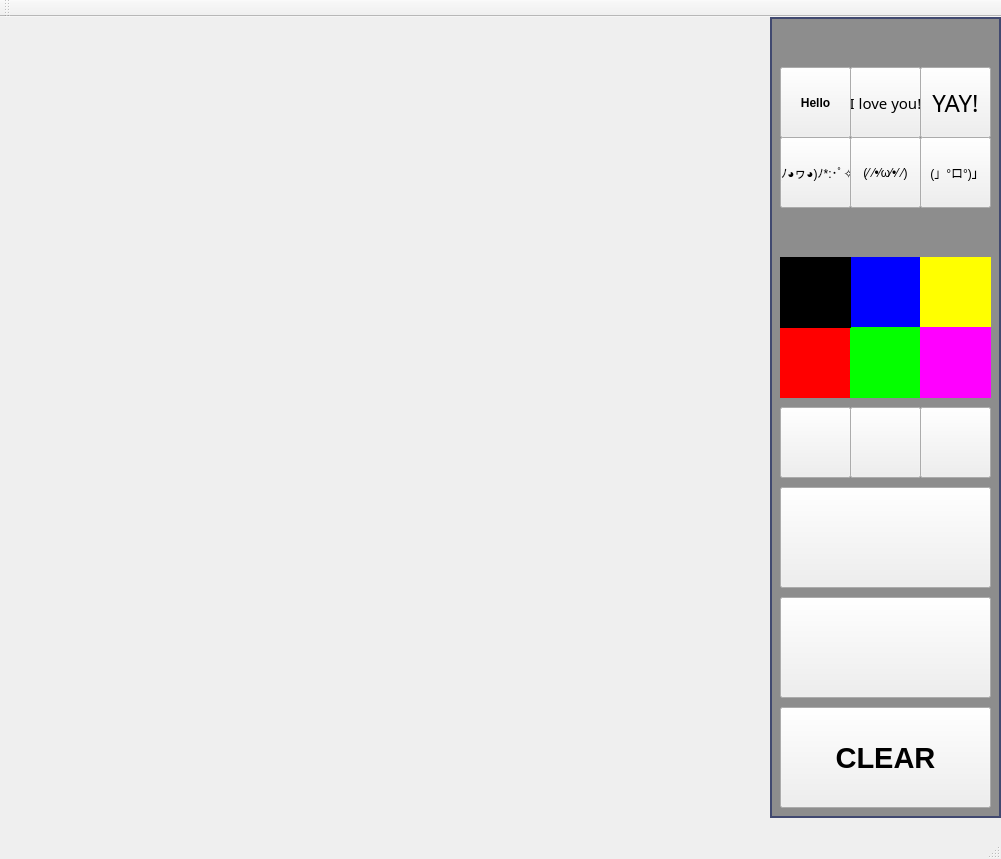
<?xml version="1.0" encoding="UTF-8"?>
<ui version="4.0">
 <class>MainWindow</class>
 <widget class="QMainWindow" name="MainWindow">
  <property name="geometry">
   <rect>
    <x>0</x>
    <y>0</y>
    <width>1001</width>
    <height>859</height>
   </rect>
  </property>
  <property name="windowTitle">
   <string>MainWindow</string>
  </property>
  <widget class="QWidget" name="centralWidget">
   <widget class="QWidget" name="verticalLayoutWidget">
    <property name="geometry">
     <rect>
      <x>0</x>
      <y>0</y>
      <width>771</width>
      <height>801</height>
     </rect>
    </property>
    <layout class="QVBoxLayout" name="scribblePlaceHolder"/>
   </widget>
   <widget class="QLabel" name="borderLabel">
    <property name="geometry">
     <rect>
      <x>770</x>
      <y>0</y>
      <width>231</width>
      <height>801</height>
     </rect>
    </property>
    <property name="styleSheet">
     <string notr="true">border: 2px solid rgb(65, 73, 112);
background-color:rgb(141, 141, 141)</string>
    </property>
    <property name="text">
     <string/>
    </property>
   </widget>
   <widget class="QPushButton" name="smallBrushButton">
    <property name="geometry">
     <rect>
      <x>780</x>
      <y>390</y>
      <width>71</width>
      <height>71</height>
     </rect>
    </property>
    <property name="styleSheet">
     <string notr="true">background-image: url(://images/smallBrush.png);</string>
    </property>
    <property name="text">
     <string/>
    </property>
   </widget>
   <widget class="QPushButton" name="mediumBrushButton">
    <property name="geometry">
     <rect>
      <x>850</x>
      <y>390</y>
      <width>71</width>
      <height>71</height>
     </rect>
    </property>
    <property name="styleSheet">
     <string notr="true">background-image: url(://images/mediumBrush.png);</string>
    </property>
    <property name="text">
     <string/>
    </property>
   </widget>
   <widget class="QPushButton" name="largeBrushButton">
    <property name="geometry">
     <rect>
      <x>920</x>
      <y>390</y>
      <width>71</width>
      <height>71</height>
     </rect>
    </property>
    <property name="styleSheet">
     <string notr="true">background-image: url(://images/largeBrush.png);</string>
    </property>
    <property name="text">
     <string/>
    </property>
   </widget>
   <widget class="QPushButton" name="redBrushButton">
    <property name="geometry">
     <rect>
      <x>780</x>
      <y>310</y>
      <width>71</width>
      <height>71</height>
     </rect>
    </property>
    <property name="styleSheet">
     <string notr="true">
QPushButton {
border-style: solid;
border-width:0px;
border-radius:50px;
background-color:rgb(255, 0, 0);
}
QPushButton:pressed {
    background-color:rgb(255, 188, 189)
}</string>
    </property>
    <property name="text">
     <string/>
    </property>
   </widget>
   <widget class="QPushButton" name="blueBrushButton">
    <property name="geometry">
     <rect>
      <x>850</x>
      <y>240</y>
      <width>71</width>
      <height>71</height>
     </rect>
    </property>
    <property name="styleSheet">
     <string notr="true">
QPushButton {
border-style: solid;
border-width:0px;
border-radius:50px;
background-color:rgb(0, 0, 255)
}
QPushButton:pressed {
    background-color: rgb(150, 146, 255)
}</string>
    </property>
    <property name="text">
     <string/>
    </property>
   </widget>
   <widget class="QPushButton" name="greenBrushButton">
    <property name="geometry">
     <rect>
      <x>850</x>
      <y>310</y>
      <width>71</width>
      <height>71</height>
     </rect>
    </property>
    <property name="styleSheet">
     <string notr="true">
QPushButton {
border-style: solid;
border-width:0px;
border-radius:50px;
background-color:rgb(4, 255, 0);
}
QPushButton:pressed {
    background-color: rgb(173, 255, 148)
}</string>
    </property>
    <property name="text">
     <string/>
    </property>
   </widget>
   <widget class="QPushButton" name="blackBrushButton">
    <property name="geometry">
     <rect>
      <x>780</x>
      <y>240</y>
      <width>71</width>
      <height>71</height>
     </rect>
    </property>
    <property name="styleSheet">
     <string notr="true">
QPushButton {
border-style: solid;
border-width:0px;
border-radius:50px;
background-color:rgb(0, 0, 0);
}
QPushButton:pressed {
    background-color: rgb(130, 130, 130)
}</string>
    </property>
    <property name="text">
     <string/>
    </property>
   </widget>
   <widget class="QPushButton" name="brushPushButton">
    <property name="geometry">
     <rect>
      <x>780</x>
      <y>580</y>
      <width>211</width>
      <height>101</height>
     </rect>
    </property>
    <property name="styleSheet">
     <string notr="true">background-image: url(://images/pen.png);</string>
    </property>
    <property name="text">
     <string/>
    </property>
   </widget>
   <widget class="QPushButton" name="eraserPushButton">
    <property name="geometry">
     <rect>
      <x>780</x>
      <y>470</y>
      <width>211</width>
      <height>101</height>
     </rect>
    </property>
    <property name="styleSheet">
     <string notr="true">background-image: url(://images/eraser.png);</string>
    </property>
    <property name="text">
     <string/>
    </property>
   </widget>
   <widget class="QPushButton" name="yellowBrushButton">
    <property name="geometry">
     <rect>
      <x>920</x>
      <y>240</y>
      <width>71</width>
      <height>71</height>
     </rect>
    </property>
    <property name="styleSheet">
     <string notr="true">
QPushButton {
border-style: solid;
border-width:0px;
border-radius:50px;
background-color:rgb(255, 255, 0)
}
QPushButton:pressed {
    background-color: rgb(255, 255, 157)
}</string>
    </property>
    <property name="text">
     <string/>
    </property>
   </widget>
   <widget class="QPushButton" name="purpleBrushButton">
    <property name="geometry">
     <rect>
      <x>920</x>
      <y>310</y>
      <width>71</width>
      <height>71</height>
     </rect>
    </property>
    <property name="styleSheet">
     <string notr="true">
QPushButton {
border-style: solid;
border-width:0px;
border-radius:50px;
background-color:rgb(255, 0, 255)
}
QPushButton:pressed {
    background-color: rgb(255, 174, 255)
}</string>
    </property>
    <property name="text">
     <string/>
    </property>
   </widget>
   <widget class="QPushButton" name="emote1Button">
    <property name="geometry">
     <rect>
      <x>780</x>
      <y>50</y>
      <width>71</width>
      <height>71</height>
     </rect>
    </property>
    <property name="font">
     <font>
      <pointsize>9</pointsize>
      <weight>75</weight>
      <bold>true</bold>
     </font>
    </property>
    <property name="styleSheet">
     <string notr="true"/>
    </property>
    <property name="text">
     <string>Hello</string>
    </property>
   </widget>
   <widget class="QPushButton" name="emote2Button">
    <property name="geometry">
     <rect>
      <x>850</x>
      <y>50</y>
      <width>71</width>
      <height>71</height>
     </rect>
    </property>
    <property name="font">
     <font>
      <family>Papyrus</family>
      <pointsize>11</pointsize>
     </font>
    </property>
    <property name="styleSheet">
     <string notr="true"/>
    </property>
    <property name="text">
     <string>I love you!</string>
    </property>
   </widget>
   <widget class="QPushButton" name="emote4Button">
    <property name="geometry">
     <rect>
      <x>780</x>
      <y>120</y>
      <width>71</width>
      <height>71</height>
     </rect>
    </property>
    <property name="styleSheet">
     <string notr="true"/>
    </property>
    <property name="text">
     <string>(ﾉ◕ヮ◕)ﾉ*:･ﾟ✧</string>
    </property>
   </widget>
   <widget class="QPushButton" name="emote5Button">
    <property name="geometry">
     <rect>
      <x>850</x>
      <y>120</y>
      <width>71</width>
      <height>71</height>
     </rect>
    </property>
    <property name="styleSheet">
     <string notr="true"/>
    </property>
    <property name="text">
     <string>(⁄ ⁄•⁄ω⁄•⁄ ⁄)</string>
    </property>
   </widget>
   <widget class="QPushButton" name="emote3Button">
    <property name="geometry">
     <rect>
      <x>920</x>
      <y>50</y>
      <width>71</width>
      <height>71</height>
     </rect>
    </property>
    <property name="font">
     <font>
      <family>Forte</family>
      <pointsize>18</pointsize>
      <weight>50</weight>
      <italic>false</italic>
      <bold>false</bold>
     </font>
    </property>
    <property name="styleSheet">
     <string notr="true"/>
    </property>
    <property name="text">
     <string>YAY!</string>
    </property>
   </widget>
   <widget class="QPushButton" name="emote6Button">
    <property name="geometry">
     <rect>
      <x>920</x>
      <y>120</y>
      <width>71</width>
      <height>71</height>
     </rect>
    </property>
    <property name="styleSheet">
     <string notr="true"/>
    </property>
    <property name="text">
     <string>	(」°ロ°)」</string>
    </property>
   </widget>
   <widget class="QPushButton" name="clearPushButton">
    <property name="geometry">
     <rect>
      <x>780</x>
      <y>690</y>
      <width>211</width>
      <height>101</height>
     </rect>
    </property>
    <property name="font">
     <font>
      <pointsize>22</pointsize>
      <weight>75</weight>
      <bold>true</bold>
     </font>
    </property>
    <property name="text">
     <string>CLEAR</string>
    </property>
   </widget>
   <widget class="QLabel" name="rightClickLabel">
    <property name="geometry">
     <rect>
      <x>780</x>
      <y>10</y>
      <width>31</width>
      <height>31</height>
     </rect>
    </property>
    <property name="styleSheet">
     <string notr="true">background-image: url(://images/rightClick.png);</string>
    </property>
    <property name="text">
     <string/>
    </property>
   </widget>
   <widget class="QLabel" name="leftClickLabel">
    <property name="geometry">
     <rect>
      <x>780</x>
      <y>200</y>
      <width>31</width>
      <height>31</height>
     </rect>
    </property>
    <property name="styleSheet">
     <string notr="true">background-image: url(://images/leftClick.png);</string>
    </property>
    <property name="text">
     <string/>
    </property>
   </widget>
  </widget>
  <widget class="QMenuBar" name="menuBar">
   <property name="geometry">
    <rect>
     <x>0</x>
     <y>0</y>
     <width>1001</width>
     <height>21</height>
    </rect>
   </property>
  </widget>
  <widget class="QToolBar" name="mainToolBar">
   <attribute name="toolBarArea">
    <enum>TopToolBarArea</enum>
   </attribute>
   <attribute name="toolBarBreak">
    <bool>false</bool>
   </attribute>
  </widget>
  <widget class="QStatusBar" name="statusBar"/>
 </widget>
 <layoutdefault spacing="6" margin="11"/>
 <resources/>
 <connections/>
</ui>
